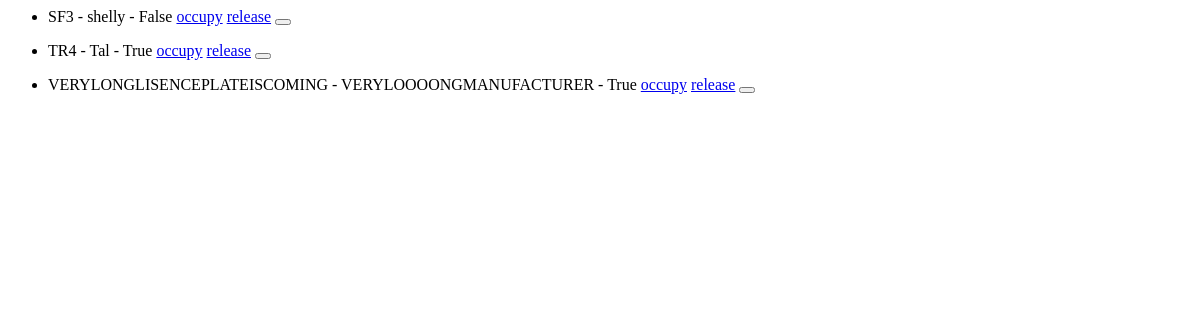
Before: /vehicles/ with the older database file.
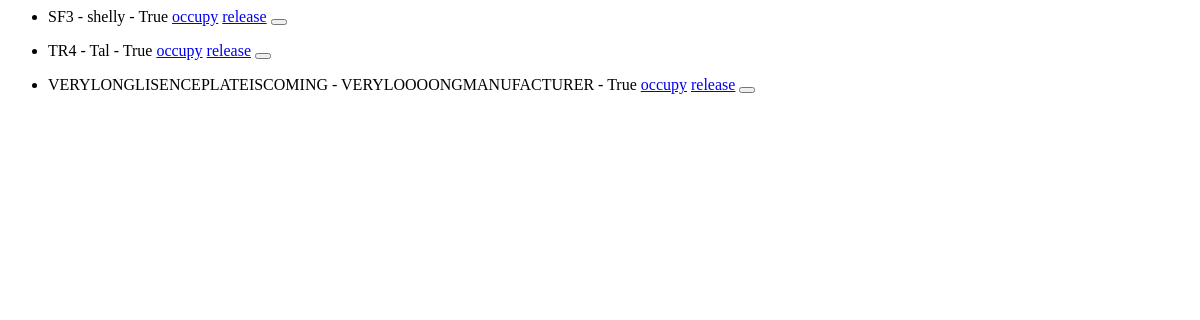
After: the same page with the newer database file.
### vehicles/models.py (models this page shows, shortened)
class Vehicle(models.Model):
    license_plate_number = models.CharField(max_length=200)
    manufacturer = models.CharField(max_length=200)
    is_available = models.BooleanField(default=True)
    owner = models.OneToOneField(User, models.SET_NULL, blank=True, null=True)

### vehicles/views.py (the view)
# urls.py: path('', views.index, name='index'),
def index(request):
    vehicles_list = Vehicle.objects.all()
    template = loader.get_template('vehicles/index.html')
    context = {
        'vehicles_list': vehicles_list,
    }
    return HttpResponse(template.render(context, request))

### vehicles/templates/vehicles/index.html
{% if vehicles_list %}
<ul>
    {% for vehicle in vehicles_list %}
    <li>
        <form method="post">
        <span>
            {{ vehicle.license_plate_number }} - {{ vehicle.manufacturer }} - {{ vehicle.is_available }}
        </span>
        <a href="/vehicles/{{ vehicle.id }}/occupy">occupy</a>
        <a href="/vehicles/{{ vehicle.id }}/release">release</a>
        <button class="button is-danger" name="follow" value="unfollow" >
        </form>
    </li>
    {% endfor %}
</ul>
{% else %}
    <p>No vehicles are available.</p>
{% endif %}

Changed rows visible on the page:
changed Vehicle "SF3": is_available "False" → "True"
